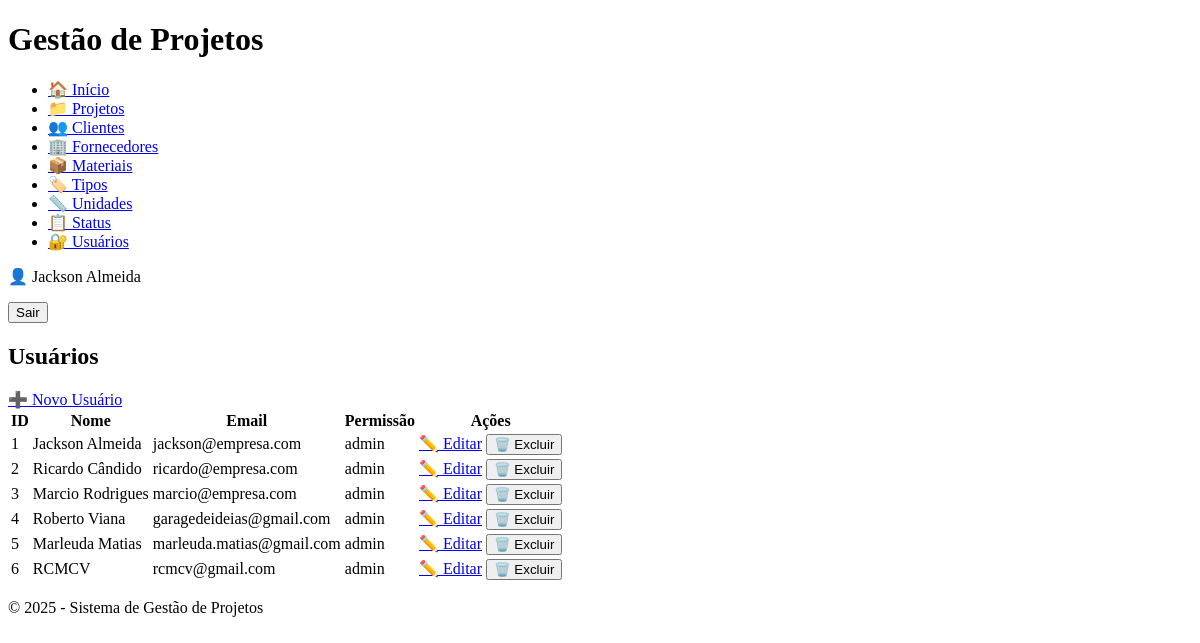
Page /usuarios (signed in) on the earlier database version.
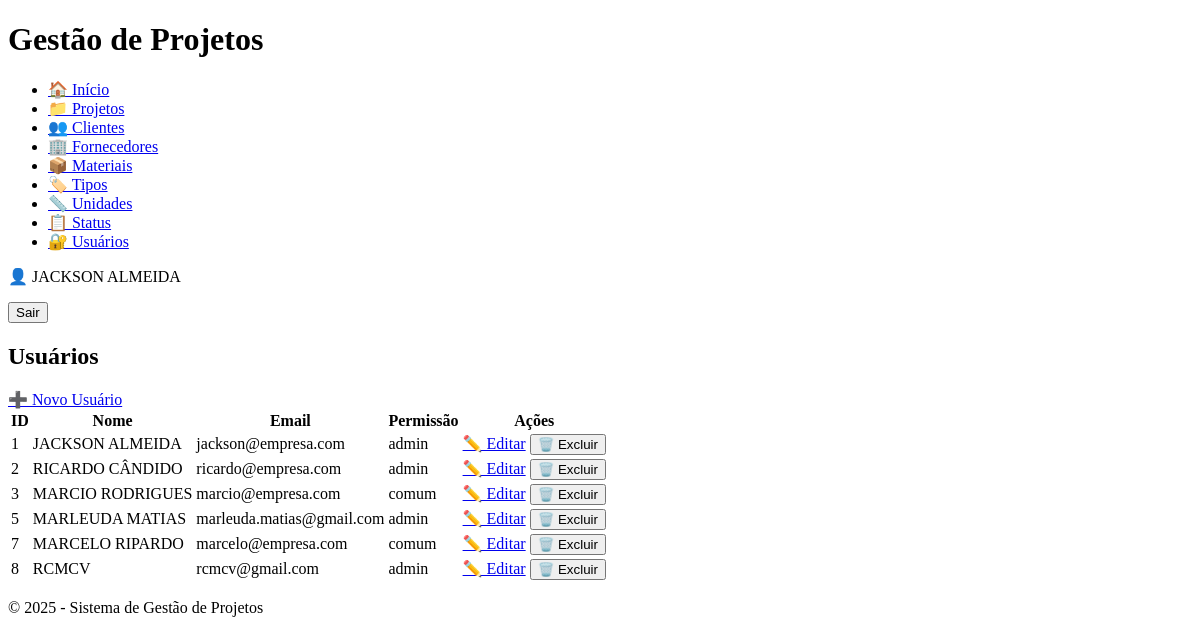
Same page on the later database version.
### app/models/models.py (models this page shows, shortened)
class Usuario(db.Model):
    id = db.Column(db.Integer, primary_key=True)
    nome = db.Column(db.String(100), nullable=False)
    email = db.Column(db.String(100), unique=True, nullable=False)
    senha = db.Column(db.String(100), nullable=False)
    permissao = db.Column(db.String(20), nullable=False)  # ex: 'admin', 'usuario'

### app/routes/usuarios_routes.py (the view)
@web.route('/usuarios')
def listar_usuarios():
    acesso = admin_required()
    if acesso:
        return acesso
    usuarios = Usuario.query.all()
    return render_template('usuarios/listar_usuarios.html', usuarios=usuarios)

### app/routes/usuarios_routes.py (called while the page is built)
def admin_required():
    if 'usuario_id' not in session or session.get('usuario_permissao') != 'admin':
        flash('Acesso restrito a administradores.', 'danger')
        return redirect(url_for('web.login'))
    return None

### app/templates/usuarios/listar_usuarios.html (shortened to what this page needs)
{% extends 'base.html' %}
{% block conteudo %}
<div class="container mt-4">
    <h2>Usuários</h2>
    <a href="{{ url_for('web.novo_usuario') }}" class="btn btn-primary mb-3">➕ Novo Usuário</a>
    <table class="table table-bordered table-hover">
        <thead class="table-light">
            <tr>
                <th>ID</th>
                <th>Nome</th>
                <th>Email</th>
                <th>Permissão</th>
                <th>Ações</th>
            </tr>
        </thead>
        <tbody>
            {% for usuario in usuarios %}
            <tr>
                <td>{{ usuario.id }}</td>
                <td>{{ usuario.nome }}</td>
                <td>{{ usuario.email }}</td>
                <td>{{ usuario.permissao }}</td>
                <td>
                    <a href="{{ url_for('web.editar_usuario', id=usuario.id) }}" class="btn btn-sm btn-warning">✏️ Editar</a>
                    <form action="{{ url_for('web.excluir_usuario', id=usuario.id) }}" method="POST" style="display:inline;" onsubmit="return confirm('Tem certeza que deseja excluir este usuário?');">
                        <button type="submit" class="btn btn-sm btn-danger">🗑️ Excluir</button>
                    </form>
                </td>
            </tr>
            {% else %}
            <tr>
                <td colspan="5" class="text-center">Nenhum usuário cadastrado.</td>
            </tr>
            {% endfor %}
        </tbody>
    </table>
</div>
{% endblock %}

### app/templates/base.html (shortened to what this page needs)
<!DOCTYPE html>
<html lang="pt-BR">
<head>
</head>
<body>
    <header>
        <h1>Gestão de Projetos</h1>
    </header>
    <nav>
        <ul>
            <li><a href="{{ url_for('web.pagina_inicial') }}">🏠 Início</a></li>
            <li><a href="{{ url_for('web.listar_projetos') }}">📁 Projetos</a></li>
            <li><a href="{{ url_for('web.listar_clientes') }}">👥 Clientes</a></li>
            <li><a href="{{ url_for('web.listar_fornecedores') }}">🏢 Fornecedores</a></li>
            <li><a href="{{ url_for('web.listar_materiais') }}">📦 Materiais</a></li>
            <li><a href="{{ url_for('web.listar_tipos') }}">🏷️ Tipos</a></li>
            <li><a href="{{ url_for('web.listar_unidades') }}">📏 Unidades</a></li>
            <li><a href="{{ url_for('web.listar_status') }}">📋 Status</a></li>
            {% if session.get('usuario_permissao') == 'admin' %}
                <li><a href="{{ url_for('web.listar_usuarios') }}">🔐 Usuários</a></li>
            {% endif %}
        </ul>
        {% if session.get('usuario_nome') %}
            <p>👤 {{ session['usuario_nome'] }}</p>
            <form action="{{ url_for('web.logout') }}" method="post">
                <button type="submit">Sair</button>
            </form>
        {% endif %}
    </nav>
    <main>
        {% block conteudo %}{% endblock %}
    </main>
    <footer>
        <p>&copy; {{ current_year or 2025 }} - Sistema de Gestão de Projetos</p>
    </footer>
</body>
</html>

Differences in the rows shown:
removed Usuario: id "4", nome "Roberto Viana", email "garagedeideias@gmail.com", permissao "admin"
removed Usuario: id "6", nome "RCMCV", email "rcmcv@gmail.com", permissao "admin"
changed Usuario "jackson@empresa.com": usuario_nome "Jackson Almeida" → "JACKSON ALMEIDA"; nome "Jackson Almeida" → "JACKSON ALMEIDA"
changed Usuario "ricardo@empresa.com": nome "Ricardo Cândido" → "RICARDO CÂNDIDO"
changed Usuario "marcio@empresa.com": nome "Marcio Rodrigues" → "MARCIO RODRIGUES"; permissao "admin" → "comum"
changed Usuario "marleuda.matias@gmail.com": nome "Marleuda Matias" → "MARLEUDA MATIAS"
added Usuario: id "7", nome "MARCELO RIPARDO", email "marcelo@empresa.com", permissao "comum"
added Usuario: id "8", nome "RCMCV", email "rcmcv@gmail.com", permissao "admin"
